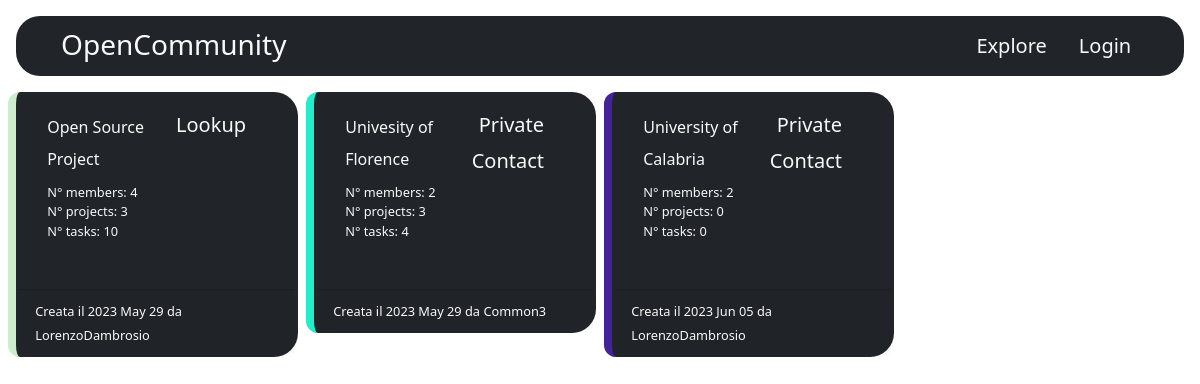
/explore/, run on the app's committed database.
### TaskKit/tasks/models/community.py (models this page shows, shortened)
class Community(models.Model):
    name = models.CharField(max_length=100)
    members = models.ManyToManyField(User, related_name='communities')
    color = models.CharField(max_length=8)
    is_open = models.BooleanField(default=0)
    is_public = models.BooleanField(default=0)
    creation_date = models.DateTimeField(auto_now_add=True)
    founder_user = models.ForeignKey(User, on_delete=models.CASCADE, related_name='founded_communities')
    @property
    def number_of_members(self):
        return self.members.count()
    @property
    def number_of_projects(self):
        return self.projects.all().count()
    @property
    def number_of_tasks(self):
        return self.projects.values_list('tasks', flat=1).count()

### TaskKit/views.py (the view)
# urls.py: path('explore/', views.page_explore, name='explore'),
def page_explore(request):
    from django.db.models import Q
    if not request.user.is_authenticated:
        communities = Community.objects \
            .filter(is_public=1)
    else:
        communities = Community.objects \
            .filter(is_public=1)
        communities.union(Community.objects \
                          .filter(members__in=[request.user]))
    return render(request, 'pages/explore.html', {'communities': communities})

### TaskKit/tasks/templatetags/filters.py (called while the page is built)
@register.filter
def is_member_of(user, community):
    return user in community.members.all()

### templates/pages/explore.html (shortened to what this page needs)
{% extends 'main/layout.html' %}
{% block content %}
 <div class="community-container container-fluid m-0 g-3 align-items-center justify-content-center w-100">
     <div class="row row-cols-2 row-cols-lg-4 g-2">
        {% for community in communities %}
            <div class="col">
                {% include 'community/community.html' with community=community redirect="explore"%}
            </div>
        {% endfor %}
     </div>
</div>
{% endblock %}

### templates/community/community.html (shortened to what this page needs)
{% load static %}
{% load filters %}
<link rel="stylesheet" type="text/css"
      href="{% static 'style/community/community.css' %}"
>
<div class="community card bg-dark text-light"
    style="border-color: #{{ community.color }}">
    <div class="card-body">
        <div class="container">
            <div class="row">
                <div class="col">
                    <h6 class="card-title pb-2">{{ community.name }}</h6>
                    <p class="card-text">N° members: {{ community.number_of_members }}</p>
                    <p class="card-text">N° projects: {{ community.number_of_projects }}</p>
                    <p class="card-text">N° tasks: {{ community.number_of_tasks }}</p>
                </div>
                <div class="col-auto d-flex flex-column pt-1 gap-3 align-content-start align-items-end">
                    {% if not community.is_open and not request.user|is_member_of:community%}
                        <h5>
                            <a href="">
                                Private
                                <i class="fa-solid fa-hand mr-2"></i>
                            </a>
                        </h5>
                        <h5>
                            <a href="mailto:{{ community.founder_user.email}}">
                                Contact
                                <i class="fa-solid fa-envelope mr-2"></i>
                            </a>
                        </h5>
                    {% endif %}
                    {% if not request.user.is_logged and community.is_open%}
                        <h5>
                            <a href="{% url 'community_detail' community_id=community.id page=redirect %}">
                                Lookup
                                <i class="fa-solid fa-hand-pointer mr-2"></i>
                            </a>
                        </h5>
                    {% endif %}
                </div>
            </div>
        </div>
    </div>
    <div class="card-footer">
        <small class="card-text">
            Creata il {{ community.creation_date|date:"Y M d" }}
                da {{ community.founder_user }}
            </small>
    </div>
</div>

### static/style/app_style.css (style rules this page uses)
:root { --app-default-bg:#00eeaa; --app-default-text:#FFFFFF; }
html { font-family: "Arial Nova" }
body { height: 100vh; width: 100vw; overflow: hidden; background: var(--app-default-bg); }
.h1, .h2, .h3, .h4, .h5, .h6, h1, h2, h3, h4, h5, h6 { line-height: 1rem !important; margin: 0 !important; }
a { text-decoration: none !important; color: inherit !important; }
.community-container { max-height: 85vh; overflow-y: auto; }

### static/style/community/community.css (style rules this page uses)
.community { border-radius: 1.5rem 1.5rem; border-end-start-radius: .75rem; border-start-start-radius: .75rem; border: 0 black; border-left: .5rem solid; padding: .2rem; gap: 2rem; display: flex; }
.community .card-text { margin:0 !important; font-size: .8rem; }
.community .card-title { line-height: 2rem !important; }

### data on the page
Community: name "Open Source Project", number_of_members "4", number_of_projects "3", number_of_tasks "10", is_open "Lookup", creation_date "2023 May 29", founder_user "LorenzoDambrosio"
Community: name "Univesity of Florence", number_of_members "2", number_of_projects "3", number_of_tasks "4", creation_date "2023 May 29", founder_user "Common3"
Community: name "University of Calabria", number_of_members "2", number_of_projects "0", number_of_tasks "0", creation_date "2023 Jun 05", founder_user "LorenzoDambrosio"
